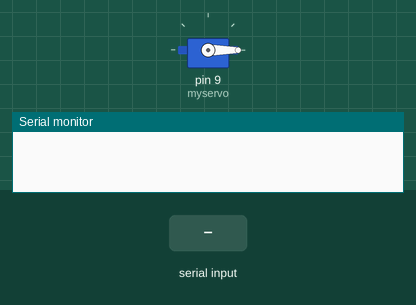
Simulated run of this sketch. Board: Arduino Uno, built with avr-gcc and run on an emulated ATmega328P. On the bench: servo, the last lines printed to the serial monitor. The inputs (shaded band) are chosen by the test bench.

Above: at 1.2 s.
1.3 s: "90,45\n" received over Serial
At 2.5 s:
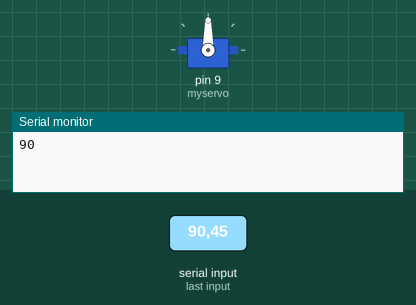
2.8 s: "30,150\n" received over Serial
At 4.0 s:
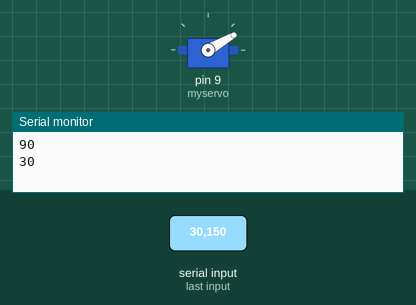
4.3 s: "200\n" received over Serial
At 5.5 s:
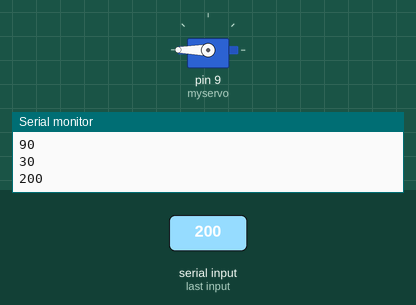
5.8 s: "90\n" received over Serial
At 6.3 s:
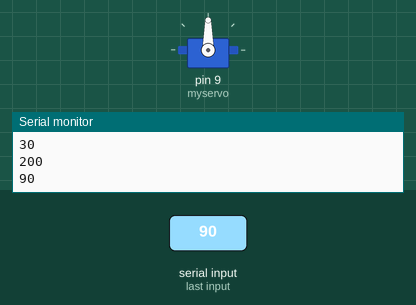
Timing chart, 0 to 8.3 s (numbered marks = the images above; inputs shaded):
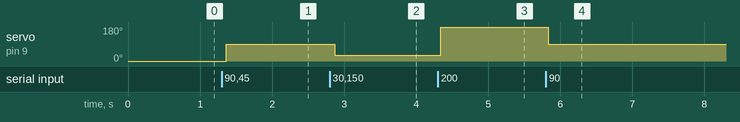

The sketch:

016.Servo_Control_with_Serial.read.ino
```cpp
#include <Servo.h>

Servo myservo;

void setup() {
  myservo.attach(9);
  Serial.begin(9600);
   myservo.write(0);
}

int readSerial(){
  String str = "";
  char ch;
  char toch[4];
  while(Serial.available() > 0){
    ch = Serial.read(); // Serial.parseInt() --> int로 가져오지만 enter도 가져옴
    str.concat(ch);
    delay(10);
  }
  str.substring(0,str.length()).toCharArray(toch, 4);
  int nr = atoi(toch);
  return nr;
}

void loop() {
  if(Serial.available()) {
    int num = readSerial();
    Serial.println(num);
    myservo.write(num);
  }
}
```

Measured:
- after the input at 1.3 s, servo on pin 9 (myservo): 0° → 90° after 0.06 s
- after the input at 2.8 s, servo on pin 9 (myservo): 90° → 30° after 0.07 s
- after the input at 4.3 s, servo on pin 9 (myservo): 30° → 180° at once
- after the input at 5.8 s, servo on pin 9 (myservo): 180° → 90° at once
